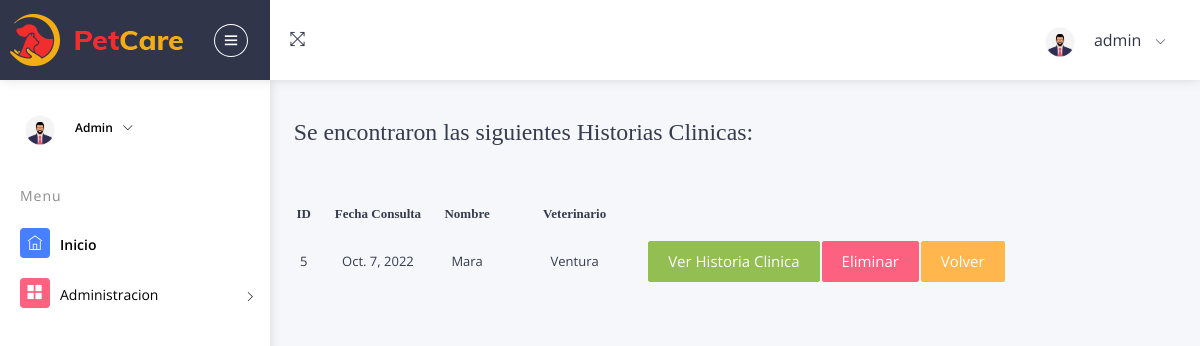
/AppVet/busquedaClinicaAll/ (signed in), run on an earlier commit of the app's database.
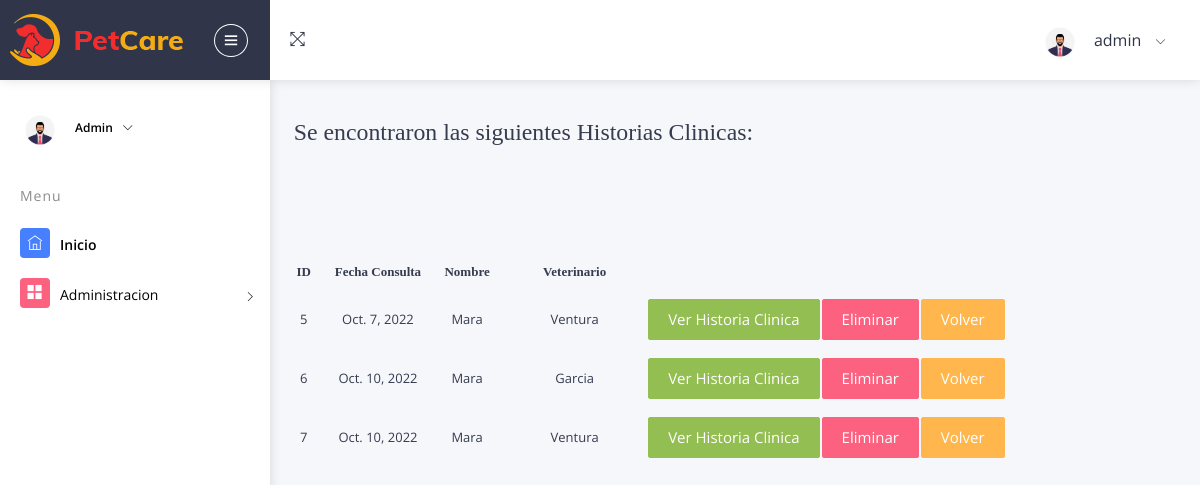
And on a later commit of the database.
### AppVet/models.py (models this page shows, shortened)
class HistoriaClinica(models.Model):
    fechaConsulta = models.DateField()
    nombreMascota = models.ForeignKey(
        DatosMascota, on_delete=models.CASCADE, null=True, )
    sexoMascota = models.CharField(max_length=30)
    pesoMascota = models.FloatField()
    enfermedadPreviaMascota = models.CharField(max_length=250)
    vacunasMascotas = models.CharField(max_length=100)
    comidaMascota = models.CharField(max_length=100)
    temperaturaMascota = models.FloatField()
    motivoConsulta = RichTextField(blank=True, null=True)
    diagnosticoMascota = RichTextField(blank=True, null=True)
    veterinarioMascota = models.ForeignKey(
        DatosVeterinarios, on_delete=models.CASCADE, null=True)

class DatosMascota(models.Model):
    nombreMascota = models.CharField(max_length=30)
    razaMascota = models.CharField(max_length=50)
    especieMascota = models.CharField(max_length=30)
    fechaNacimientoMascota = models.DateField()
    apellidoPropietarioMascota = models.ForeignKey(
        DatosPropietario, on_delete=models.CASCADE, null=True)
    def __str__(self):
        return self.nombreMascota

class DatosVeterinarios(models.Model):
    nombreVet = models.CharField(max_length=30)
    apellidoVet = models.CharField(max_length=30)
    fechaNacimientoVet = models.DateField()
    matriculaVet = models.IntegerField()
    emailVet = models.EmailField(max_length=254)
    telefonoVet = models.IntegerField()
    def __str__(self):
        return self.apellidoVet

### AppVet/views.py (the view)
# urls.py: path('busquedaClinicaAll/', views.busquedaClinicaAll,
@ login_required
def busquedaClinicaAll(request):
    hclinica = HistoriaClinica.objects.all()
    return render(request, "AppVet/App/Mascota/hclinica/busqueda_hclinica_all.html", {"username": obtenerUser(request), "hclinica": hclinica, "avatar": obtenerAvatar(request)})

### AppVet/views.py (called while the page is built)
@ login_required
def obtenerAvatar(request):
    lista = Avatar.objects.filter(user=request.user)
    if len(lista) != 0:
        imagen = lista[0].imagen.url
    else:
        imagen = "/media/avatares/avatarpordefecto.png"
    return imagen

@ login_required
def obtenerUser(request):
    username = request.user.username
    return username

### AppVet/templates/AppVet/App/Mascota/hclinica/busqueda_hclinica_all.html (shortened to what this page needs)
{% extends "AppVet/App/app_admin.html" %} {% load static %}  {% block contenido_que_cambia %}
<h2 style="font-family: cursive">
  Se encontraron las siguientes Historias Clinicas:
</h2>
<br />
{% if hclinica %}
<table>
  <tr>
    <h3>
      <th width="20px"style="font-family: cursive"><p align="center">ID</p></th>
      <th width="20px"><p align="center"></p></th>
      <th width="30"style="font-family: cursive"><p align="center">Fecha Consulta</p></th>
      <th width="20px"><p align="center"></p></th>
      <th width="30"style="font-family: cursive"><p align="center">Nombre</p></th>
      <th width="10">
      <th width="30"style="font-family: cursive"><p align="center">Veterinario</p></th>
      <th width="10">
      </th>
      <th width="10">
      </th>
    </h3>
  </tr>
  {% for clinica in hclinica %}
  <tr>
  <h3>
    <td width="20"><p align="center">{{clinica.id}}</p></td>
    <th width="20px"><p align="center"></p></th>
    <td width="50">
      <p align="center">{{clinica.fechaConsulta}}</p>
    </td>
    <th width="20px"><p align="center"></p></th>
    <td width="50">
      <p align="center">{{clinica.nombreMascota}}</p>
    </td>
    <th width="50px"><p align="center"></p></th>
    <td width="50"><p align="center">{{clinica.veterinarioMascota}}</p></td>
    <th width="20px"><p align="center"></p></th>
        <th width="20px"><p align="center"></p></th>
        <td width="50">
          <p align="center">
            <a class="btn btn-success" href="{% url 'historiaClinica' clinica.id %}">Ver Historia Clinica</a>
          </p>
        </td>
        <td width="50">
      <p align="center">
        <a
          class="btn btn-danger"
          href="{% url 'eliminarClinica' clinica.id %}"
        >
          Eliminar
        </a>
      </p>
    </td>
    <td width="50">
      <p align="center">
        <a class="btn btn-warning" href="{% url 'inicioClinica' %}">Volver</a>
      </p>
    </td>
  <br />
  {% endfor %} {% endif %} {% endblock %}

What changed in the data, as far as the page shows it:
added HistoriaClinica: id "6", fechaConsulta "Oct. 10, 2022", nombreMascota "Mara", veterinarioMascota "Garcia"
added HistoriaClinica: id "7", fechaConsulta "Oct. 10, 2022", nombreMascota "Mara", veterinarioMascota "Ventura"
